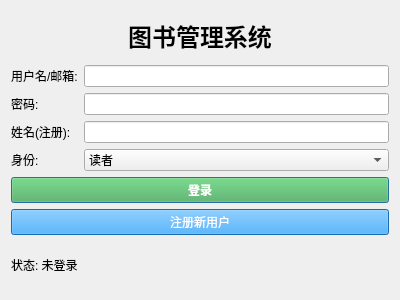
<?xml version="1.0" encoding="UTF-8"?>
<ui version="4.0">
 <class>LoginDialog</class>
 <widget class="QDialog" name="LoginDialog">
  <property name="geometry">
   <rect>
    <x>0</x>
    <y>0</y>
    <width>400</width>
    <height>300</height>
   </rect>
  </property>
  <property name="windowTitle">
   <string>图书管理系统 - 登录</string>
  </property>
  <layout class="QVBoxLayout" name="verticalLayout">
   <item>
    <widget class="QLabel" name="label">
     <property name="text">
      <string>图书管理系统</string>
     </property>
     <property name="alignment">
      <set>Qt::AlignCenter</set>
     </property>
     <property name="font">
      <font>
       <pointsize>18</pointsize>
       <weight>75</weight>
       <bold>true</bold>
      </font>
     </property>
    </widget>
   </item>
   <item>
    <layout class="QFormLayout" name="formLayout">
     <item row="0" column="0">
      <widget class="QLabel" name="lblIdentifier">
       <property name="text">
        <string>用户名/邮箱:</string>
       </property>
      </widget>
     </item>
     <item row="0" column="1">
      <widget class="QLineEdit" name="txtIdentifier"/>
     </item>
     <item row="1" column="0">
      <widget class="QLabel" name="lblPassword">
       <property name="text">
        <string>密码:</string>
       </property>
      </widget>
     </item>
     <item row="1" column="1">
      <widget class="QLineEdit" name="txtPassword">
       <property name="echoMode">
        <enum>QLineEdit::Password</enum>
       </property>
      </widget>
     </item>
     <item row="2" column="0">
      <widget class="QLabel" name="lblName">
       <property name="text">
        <string>姓名(注册):</string>
       </property>
      </widget>
     </item>
     <item row="2" column="1">
      <widget class="QLineEdit" name="txtName"/>
     </item>
     <item row="3" column="0">
      <widget class="QLabel" name="lblRole">
       <property name="text">
        <string>身份:</string>
       </property>
      </widget>
     </item>
     <item row="3" column="1">
      <widget class="QComboBox" name="cmbRole">
       <item>
        <property name="text">
         <string>读者</string>
        </property>
       </item>
       <item>
        <property name="text">
         <string>图书管理员</string>
        </property>
       </item>
      </widget>
     </item>
    </layout>
   </item>
   <item>
    <widget class="QPushButton" name="btnLogin">
     <property name="text">
      <string>登录</string>
     </property>
     <property name="styleSheet">
      <string notr="true">background-color: #4CAF50; color: white; font-weight: bold;</string>
     </property>
    </widget>
   </item>
   <item>
    <widget class="QPushButton" name="btnRegister">
     <property name="text">
      <string>注册新用户</string>
     </property>
     <property name="styleSheet">
      <string notr="true">background-color: #2196F3; color: white;</string>
     </property>
    </widget>
   </item>
   <item>
    <widget class="QLabel" name="lblStatus">
     <property name="text">
      <string>状态: 未登录</string>
     </property>
    </widget>
   </item>
  </layout>
 </widget>
 <resources/>
 <connections/>
</ui>
